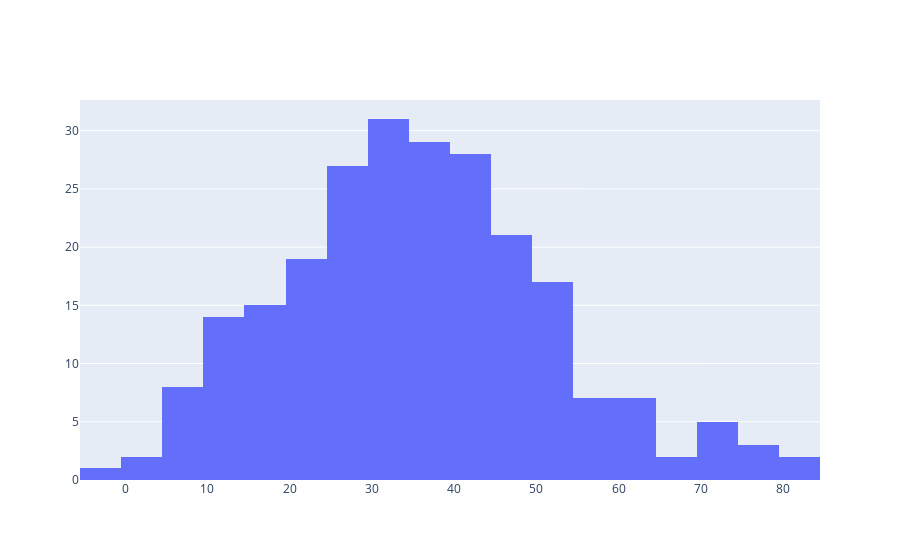

The notebook cell saved with this chart:
### Markdown cell above
Ein Histogramm gibt einen ersten groben Überblick über die Daten.
Es zeigt die Verteilung der Punkteausbeute innerhalb der Liga über die Saison in 5er Intervallen.

> Die Diagramme sind interaktiv, beim Überfahren mit der Maus werden weitere Details angezeigt.

### Code cell
fig = go.Figure(data=[go.Histogram(x=df.values.flatten())])
fig.show()

### Figure 1 — Plotly figure (JSON) as saved in the notebook; plotly's stock layout.template omitted (floating-point values rounded to 4 significant figures; data arrays with more than 128 entries replaced by an {"elided": "..."} marker saying what was removed)
{"data": [{"type": "histogram", "x": {"elided": "238 int values"}}], "layout": {}}
